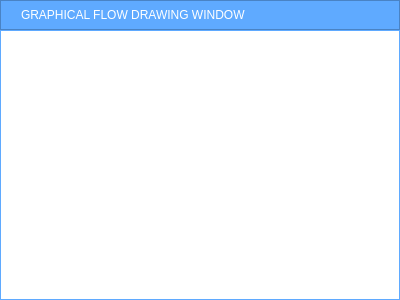
<?xml version="1.0" encoding="UTF-8"?>
<ui version="4.0">
 <class>GraphicalWindow</class>
 <widget class="QWidget" name="GraphicalWindow">
  <property name="geometry">
   <rect>
    <x>0</x>
    <y>0</y>
    <width>400</width>
    <height>300</height>
   </rect>
  </property>
  <property name="windowTitle">
   <string>Form</string>
  </property>
  <property name="styleSheet">
   <string notr="true">QLabel{
	color: rgb(255, 255, 255);
}</string>
  </property>
  <layout class="QVBoxLayout" name="verticalLayout" stretch="0,1">
   <property name="spacing">
    <number>0</number>
   </property>
   <property name="leftMargin">
    <number>0</number>
   </property>
   <property name="topMargin">
    <number>0</number>
   </property>
   <property name="rightMargin">
    <number>0</number>
   </property>
   <property name="bottomMargin">
    <number>0</number>
   </property>
   <item>
    <widget class="QFrame" name="frm_top_bar">
     <property name="minimumSize">
      <size>
       <width>0</width>
       <height>30</height>
      </size>
     </property>
     <property name="styleSheet">
      <string notr="true">background-color: rgb(95, 170, 255);</string>
     </property>
     <property name="frameShape">
      <enum>QFrame::StyledPanel</enum>
     </property>
     <property name="frameShadow">
      <enum>QFrame::Raised</enum>
     </property>
     <layout class="QHBoxLayout" name="horizontalLayout">
      <property name="spacing">
       <number>0</number>
      </property>
      <property name="leftMargin">
       <number>0</number>
      </property>
      <property name="topMargin">
       <number>0</number>
      </property>
      <property name="rightMargin">
       <number>0</number>
      </property>
      <property name="bottomMargin">
       <number>0</number>
      </property>
      <item>
       <spacer name="horizontalSpacer_2">
        <property name="orientation">
         <enum>Qt::Horizontal</enum>
        </property>
        <property name="sizeType">
         <enum>QSizePolicy::Fixed</enum>
        </property>
        <property name="sizeHint" stdset="0">
         <size>
          <width>20</width>
          <height>20</height>
         </size>
        </property>
       </spacer>
      </item>
      <item>
       <widget class="QLabel" name="label">
        <property name="styleSheet">
         <string notr="true">font: 75 12pt &quot;MS Shell Dlg 2&quot;;</string>
        </property>
        <property name="text">
         <string>GRAPHICAL FLOW DRAWING WINDOW</string>
        </property>
       </widget>
      </item>
      <item>
       <spacer name="horizontalSpacer">
        <property name="orientation">
         <enum>Qt::Horizontal</enum>
        </property>
        <property name="sizeHint" stdset="0">
         <size>
          <width>248</width>
          <height>20</height>
         </size>
        </property>
       </spacer>
      </item>
     </layout>
    </widget>
   </item>
   <item>
    <widget class="QFrame" name="frm_draw_content">
     <property name="minimumSize">
      <size>
       <width>0</width>
       <height>0</height>
      </size>
     </property>
     <property name="styleSheet">
      <string notr="true">QWidget{
border : 1px solid rgb(95, 170, 255);
}</string>
     </property>
     <property name="frameShape">
      <enum>QFrame::StyledPanel</enum>
     </property>
     <property name="frameShadow">
      <enum>QFrame::Raised</enum>
     </property>
     <layout class="QHBoxLayout" name="horizontalLayout_2">
      <property name="spacing">
       <number>0</number>
      </property>
      <property name="leftMargin">
       <number>0</number>
      </property>
      <property name="topMargin">
       <number>0</number>
      </property>
      <property name="rightMargin">
       <number>0</number>
      </property>
      <property name="bottomMargin">
       <number>0</number>
      </property>
      <item>
       <widget class="QGraphicsView" name="graphicsView">
        <property name="styleSheet">
         <string notr="true">border:0;</string>
        </property>
       </widget>
      </item>
     </layout>
    </widget>
   </item>
  </layout>
 </widget>
 <resources/>
 <connections/>
</ui>
